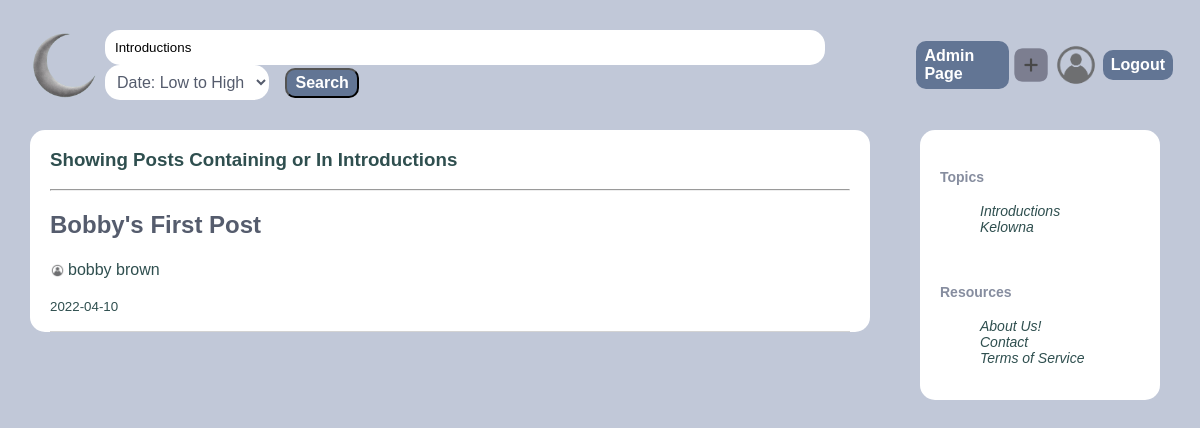
/source_code/home.php?search=Introductions (signed in), run on the app's committed database.
### tables this page shows
CREATE TABLE `Post` (
    `postId` INT NOT NULL AUTO_INCREMENT PRIMARY KEY,
    `postTitle` VARCHAR(255) NOT NULL,
    `postContent` VARCHAR(255) NOT NULL,
    `postDate` DATE NOT NULL,
    `topic` VARCHAR(255) NOT NULL,
    `userId` INT,
    FOREIGN KEY (`userId`) REFERENCES `User`(`userId`)
);

CREATE TABLE `User` (
    `userId` INT NOT NULL AUTO_INCREMENT PRIMARY KEY,
    `firstName` VARCHAR(255) NOT NULL,
    `lastName` VARCHAR(255) NOT NULL,
    `email` VARCHAR(255) NOT NULL,
    `userPassword` VARCHAR(255) NOT NULL,
    `username` VARCHAR(50) NOT NULL,
    `bio` VARCHAR(255),
    `pfp` blob NOT NULL,
    `role` ENUM('user', 'admin') NOT NULL DEFAULT 'user' 
);

### source_code/home.php (the view, shortened to what this page needs)
<?php
require_once 'connectDB.php';
$sql_topics = "SELECT DISTINCT `topic` FROM Post";
$result_topics = mysqli_query($connection, $sql_topics);
?>
<!DOCTYPE html>
<html lang="en">
<head>
    <link rel="stylesheet" href="css/home.css?v=<?php echo time(); ?>">
</head>
<body>
    <header>
        <nav>
            <a href="home.php" class="logo"><img src="images/logo.png"></a>
            <form method="GET" action="" class="search-form">
                <input type="text" class="search-bar" name="search" placeholder="Search..." value="<?php echo isset($_GET['search']) ? $_GET['search'] : '' ?>">
                <select name="sort" class="sort-dropdown">
                    <option value="asc">Date: Low to High</option>
                </select>
                <button type="submit" class="submitBtn">Search</button>
            </form>
            <?php if (isset($_SESSION['email'])): ?>
                <?php if ($_SESSION['role'] === 'admin'): ?>
                    <a href="adminpage.php" class="admin-page-btn">Admin Page</a>
                <?php endif; ?>
                <a href="create-post.php" class="create-post-btn"><img src="images/createPost.png"></a>
                <a href="user-profile.php" class="user-profile-btn"><img src="images/profile-icon.png"></a>
                <a href="logout.php" class="logout-btn">Logout</a>
            <?php else: ?>
                <a href="login.php" class="login-register-btn">Login/Register</a>
            <?php endif; ?>
        </nav>
    </header>
    <div class="container">
        <div class="main-content">
            <?php
            if (isset($_GET['search']) && $_GET['search'] != "" ) {
                $search = mysqli_real_escape_string($connection, $_GET['search']);
                echo "<h3>Showing Posts Containing or In $search </h3>";
                echo"<hr>";
                $sql_search = "SELECT `postId`, `postTitle`, `postContent`, `postDate`,`userId` FROM Post WHERE `postTitle` LIKE '%$search%' OR  `topic` LIKE '%$search%' ";
                $result_posts = mysqli_query($connection, $sql_search);
                if (mysqli_num_rows($result_posts) > 0) {
                    while ($row = mysqli_fetch_assoc($result_posts)) {
                        $userId = $row['userId'];
                        $sql_poster = "SELECT `firstName`, `lastName` FROM User WHERE userId = $userId";
                        $result_poster = mysqli_query($connection, $sql_poster);
                        if ($result_poster && mysqli_num_rows($result_poster) > 0) {
                            $row_poster = mysqli_fetch_assoc($result_poster);
                            $posterName = $row_poster['firstName'] . ' ' . $row_poster['lastName'];
                        } else {
                            $posterName = "Unknown";
                        }
                        echo "<div class='post'>";
                        echo "<h2><a href='postPage.php?postId=" . $row['postId'] . "'>" . $row['postTitle'] . "</a></h2>";
                        echo "<div style='display: flex; align-items: center;'>";
                        echo "<img src='images/profile-icon.png' width='15px' height='15px'>";
                        echo "<p style='margin: 2px 3px 2px 3px;'>" . $posterName . "</p>";
                        echo "</div>";
                        echo "<p><small>" . $row['postDate'] . "</small></p>";
                        echo "</div>";
                    }
                } else {
                    echo "No matching posts found.";
                }
            }
            ?>
        </div>
    </div>
    <div class="container-2">
        <div class="secondary-content">
            <h4>Topics</h4>
            <ul>
                <?php
                if (mysqli_num_rows($result_topics) > 0) {
                    while ($row = mysqli_fetch_assoc($result_topics)) {
                        echo "<li id='topicList'><a href='javascript:void(0);' onclick='setSearch(\"" . $row['topic'] . "\")'>" . $row['topic'] . "</a></li>";
                    }
                } else {
                    echo "No topics found.";
                }
                ?>
            </ul>
            <br>
            <h4>Resources</h4>
            <ul>
                <li class="other"><a href="about-us.php">About Us!</a></li>
                <li class="other"><a href="contact.php">Contact</a></li>
                <li class="other"><a href="tos.php">Terms of Service</a></li>
            </ul>
        </div>
    </div>
</body>
</html>

### source_code/css/home.css (style rules this page uses)
body { margin: 0px; background-color: #C1C8D8; font-family: Arial, sans-serif; }
nav { padding: 25px; display: flex; justify-content: space-evenly; align-items: center; }
.logo { width: 80px; height: 80px; display: flex; }
.search-bar { padding: 10px; width: 700px; border: none; border-radius: 15px; }
.create-post-btn { width: 40px; height: 40px; display: flex; }
.user-profile-btn { width: 50px; height: 50px; display: flex; }
.submitBtn { background-color: #627594; padding: 4px 8px 4px 8px; text-decoration: none; color: white; font-weight: bold; margin: 2px; border-radius: 10px; box-shadow: none; font-size: 16px; }
.container { display: flex; border-radius: 15px; background-color: white; color: darkslategray; float: left; width: 70%; margin-left: 30px; }
.main-content { flex: 2; padding: 0px 20px; }
.login-register-btn, .logout-btn, .admin-page-btn { background-color: #627594; padding: 6px 8px 6px 8px; text-decoration: none; color: white; font-weight: bold; margin: 2px; border-radius: 10px; box-shadow: none; font-size: 16px; }
.post { border-bottom: lightgray 1px solid; }
.post a { text-decoration: none; color: #555c6d; }
.sort-dropdown { padding: 8px; border: none; border-radius: 15px; background-color: #fff; color: #555c6d; font-size: 16px; margin-right: 10px; }
.sort-dropdown::after { content: ''; position: absolute; top: 50%; right: 15px; transform: translateY(-50%); border: solid #627594; border-width: 0 2px 2px 0; padding: 3px; pointer-events: none; transition: all 0.3s ease; }
.container-2 { display: flex; float: right; border-radius: 15px; background-color: white; color: #868D9F; margin-right: 40px; width: 20%; }
.secondary-content { padding: 20px; font-size: 14px; list-style: none; }
.secondary-content a { text-decoration: none; color: darkslategray; }
#topicList, .other { text-decoration: none; font-style: italic; color: darkslategray; list-style: none; }

### data on the page
post: postTitle "Bobby's First Post", userId.lastName "bobby brown", postDate "2022-04-10"

### other printed values
$search "Introductions"
$row['topic'] "Introductions"
$row['topic'] "Kelowna"
